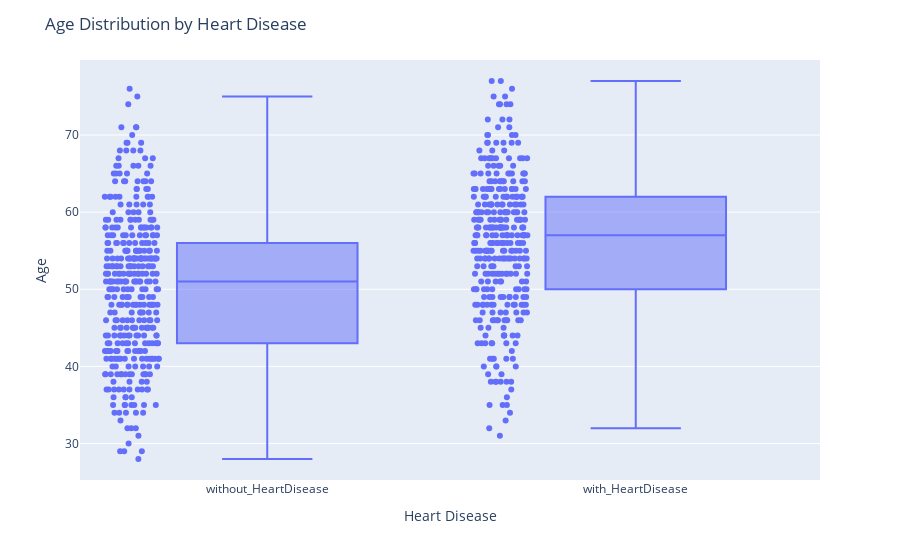

The notebook cell saved with this chart:
### Code cell
import plotly.express as px

# Create a box plot
fig = px.box(train, x='heart_diasease', y='age', points="all")

# Rename x-axis labels
fig.update_xaxes(
    ticktext=["without_HeartDisease", "with_HeartDisease"],
    tickvals=[0, 1],
    title='Heart Disease',
)

# Update the axes labels and title
fig.update_layout(
    yaxis_title='Age',
    title='Age Distribution by Heart Disease',
)

# Show the plot
fig.show()

### Figure 1 — Plotly figure (JSON) as saved in the notebook; plotly's stock layout.template omitted (floating-point values rounded to 4 significant figures; data arrays with more than 128 entries replaced by an {"elided": "..."} marker saying what was removed)
{"data": [{"alignmentgroup": "True", "boxpoints": "all", "hovertemplate": "heart_diasease=%{x}<br>age=%{y}<extra></extra>", "legendgroup": "", "marker": {"color": "#636efa"}, "name": "", "notched": false, "offsetgroup": "", "orientation": "v", "showlegend": false, "type": "box", "x": {"elided": "746 str values"}, "x0": " ", "xaxis": "x", "y": {"elided": "746 int values"}, "y0": " ", "yaxis": "y"}], "layout": {"boxmode": "group", "legend": {"tracegroupgap": 0}, "margin": {"t": 60}, "title": {"text": "Age Distribution by Heart Disease"}, "xaxis": {"anchor": "y", "domain": [0, 1], "ticktext": ["without_HeartDisease", "with_HeartDisease"], "tickvals": [0, 1], "title": {"text": "Heart Disease"}}, "yaxis": {"anchor": "x", "domain": [0, 1], "title": {"text": "Age"}}}}
